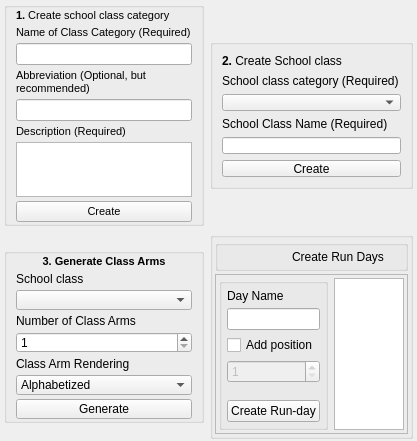
                    <widget class="QWidget" name="scrollAreaWidgetContents_5">
                     <property name="geometry">
                      <rect>
                       <x>0</x>
                       <y>0</y>
                       <width>402</width>
                       <height>440</height>
                      </rect>
                     </property>
                     <layout class="QGridLayout" name="gridLayout">
                      <property name="leftMargin">
                       <number>4</number>
                      </property>
                      <property name="topMargin">
                       <number>2</number>
                      </property>
                      <property name="rightMargin">
                       <number>4</number>
                      </property>
                      <property name="bottomMargin">
                       <number>2</number>
                      </property>
                      <property name="horizontalSpacing">
                       <number>6</number>
                      </property>
                      <item row="1" column="0">
                       <widget class="QGroupBox" name="groupBox_2">
                        <property name="minimumSize">
                         <size>
                          <width>0</width>
                          <height>100</height>
                         </size>
                        </property>
                        <property name="maximumSize">
                         <size>
                          <width>16777215</width>
                          <height>175</height>
                         </size>
                        </property>
                        <property name="title">
                         <string/>
                        </property>
                        <property name="alignment">
                         <set>Qt::AlignCenter</set>
                        </property>
                        <layout class="QVBoxLayout" name="verticalLayout_5">
                         <property name="spacing">
                          <number>4</number>
                         </property>
                         <property name="leftMargin">
                          <number>9</number>
                         </property>
                         <property name="topMargin">
                          <number>1</number>
                         </property>
                         <property name="bottomMargin">
                          <number>1</number>
                         </property>
                         <item>
                          <widget class="QLabel" name="label_3">
                           <property name="minimumSize">
                            <size>
                             <width>0</width>
                             <height>0</height>
                            </size>
                           </property>
                           <property name="maximumSize">
                            <size>
                             <width>16777215</width>
                             <height>16777215</height>
                            </size>
                           </property>
                           <property name="font">
                            <font>
                             <pointsize>8</pointsize>
                             <weight>75</weight>
                             <bold>true</bold>
                            </font>
                           </property>
                           <property name="text">
                            <string>&lt;span style=&quot;font-weight:bold;&quot;&gt;3.&lt;/span&gt; Generate Class Arms</string>
                           </property>
                           <property name="textFormat">
                            <enum>Qt::AutoText</enum>
                           </property>
                           <property name="alignment">
                            <set>Qt::AlignCenter</set>
                           </property>
                           <property name="wordWrap">
                            <bool>true</bool>
                           </property>
                          </widget>
                         </item>
                         <item>
                          <widget class="QLabel" name="label_2">
                           <property name="text">
                            <string>School class</string>
                           </property>
                          </widget>
                         </item>
                         <item>
                          <widget class="QComboBox" name="arms_class_combo"/>
                         </item>
                         <item>
                          <widget class="QLabel" name="label_4">
                           <property name="text">
                            <string>Number of Class Arms</string>
                           </property>
                          </widget>
                         </item>
                         <item>
                          <widget class="QSpinBox" name="arm_num_spinbox">
                           <property name="minimum">
                            <number>1</number>
                           </property>
                          </widget>
                         </item>
                         <item>
                          <widget class="QLabel" name="label_7">
                           <property name="text">
                            <string>Class Arm Rendering</string>
                           </property>
                          </widget>
                         </item>
                         <item>
                          <widget class="QComboBox" name="alphabetized_combo">
                           <item>
                            <property name="text">
                             <string>Alphabetized</string>
                            </property>
                           </item>
                           <item>
                            <property name="text">
                             <string>Numbered</string>
                            </property>
                           </item>
                          </widget>
                         </item>
                         <item>
                          <widget class="QPushButton" name="generate_arms_btn">
                           <property name="text">
                            <string>Generate</string>
                           </property>
                          </widget>
                         </item>
                        </layout>
                       </widget>
                      </item>
                      <item row="0" column="0">
                       <widget class="QGroupBox" name="groupBox_6">
                        <property name="minimumSize">
                         <size>
                          <width>200</width>
                          <height>0</height>
                         </size>
                        </property>
                        <property name="maximumSize">
                         <size>
                          <width>200</width>
                          <height>224</height>
                         </size>
                        </property>
                        <property name="font">
                         <font>
                          <pointsize>8</pointsize>
                         </font>
                        </property>
                        <property name="title">
                         <string/>
                        </property>
                        <property name="alignment">
                         <set>Qt::AlignCenter</set>
                        </property>
                        <layout class="QVBoxLayout" name="verticalLayout_3">
                         <property name="spacing">
                          <number>4</number>
                         </property>
                         <property name="topMargin">
                          <number>1</number>
                         </property>
                         <property name="bottomMargin">
                          <number>1</number>
                         </property>
                         <item>
                          <widget class="QLabel" name="label_73">
                           <property name="text">
                            <string>&lt;span style=&quot;font-weight:bold&quot;&gt;1.&lt;/span&gt; Create school class category</string>
                           </property>
                          </widget>
                         </item>
                         <item>
                          <widget class="QLabel" name="label_53">
                           <property name="text">
                            <string>Name of Class Category (Required)</string>
                           </property>
                          </widget>
                         </item>
                         <item>
                          <widget class="QLineEdit" name="class_cat_lineedit"/>
                         </item>
                         <item>
                          <widget class="QLabel" name="label_54">
                           <property name="text">
                            <string>Abbreviation (Optional, but recommended)</string>
                           </property>
                           <property name="wordWrap">
                            <bool>true</bool>
                           </property>
                          </widget>
                         </item>
                         <item>
                          <widget class="QLineEdit" name="class_cat_abbrev_lineedit"/>
                         </item>
                         <item>
                          <widget class="QLabel" name="label_55">
                           <property name="text">
                            <string>Description (Required)</string>
                           </property>
                          </widget>
                         </item>
                         <item>
                          <widget class="QTextEdit" name="class_cat_desc_textedit">
                           <property name="html">
                            <string>&lt;!DOCTYPE HTML PUBLIC &quot;-//W3C//DTD HTML 4.0//EN&quot; &quot;http://www.w3.org/TR/REC-html40/strict.dtd&quot;&gt;
&lt;html&gt;&lt;head&gt;&lt;meta name=&quot;qrichtext&quot; content=&quot;1&quot; /&gt;&lt;style type=&quot;text/css&quot;&gt;
p, li { white-space: pre-wrap; }
&lt;/style&gt;&lt;/head&gt;&lt;body style=&quot; font-family:'MS Shell Dlg 2'; font-size:8.25pt; font-weight:400; font-style:normal;&quot;&gt;
&lt;p style=&quot;-qt-paragraph-type:empty; margin-top:0px; margin-bottom:0px; margin-left:0px; margin-right:0px; -qt-block-indent:0; text-indent:0px; font-family:'MS Shell Dlg 2';&quot;&gt;&lt;br /&gt;&lt;/p&gt;&lt;/body&gt;&lt;/html&gt;</string>
                           </property>
                          </widget>
                         </item>
                         <item>
                          <spacer name="verticalSpacer_2">
                           <property name="orientation">
                            <enum>Qt::Vertical</enum>
                           </property>
                           <property name="sizeHint" stdset="0">
                            <size>
                             <width>20</width>
                             <height>40</height>
                            </size>
                           </property>
                          </spacer>
                         </item>
                         <item>
                          <widget class="QPushButton" name="class_cat_btn">
                           <property name="text">
                            <string>Create</string>
                           </property>
                          </widget>
                         </item>
                        </layout>
                       </widget>
                      </item>
                      <item row="0" column="2">
                       <widget class="QGroupBox" name="classArmGroupBox">
                        <property name="maximumSize">
                         <size>
                          <width>16777215</width>
                          <height>150</height>
                         </size>
                        </property>
                        <property name="title">
                         <string/>
                        </property>
                        <property name="alignment">
                         <set>Qt::AlignCenter</set>
                        </property>
                        <layout class="QVBoxLayout" name="verticalLayout_2">
                         <item>
                          <widget class="QLabel" name="label_64">
                           <property name="text">
                            <string>&lt;span style=&quot;font-weight:bold&quot;&gt;2.&lt;/span&gt; Create School class</string>
                           </property>
                          </widget>
                         </item>
                         <item>
                          <widget class="QLabel" name="label_14">
                           <property name="text">
                            <string>School class category (Required)</string>
                           </property>
                           <property name="wordWrap">
                            <bool>true</bool>
                           </property>
                          </widget>
                         </item>
                         <item>
                          <widget class="QComboBox" name="create_class_combo"/>
                         </item>
                         <item>
                          <widget class="QLabel" name="label_76">
                           <property name="toolTip">
                            <string>You can simply put in a number (integer), to keep things simple. If you so desire.</string>
                           </property>
                           <property name="text">
                            <string>School Class Name (Required)</string>
                           </property>
                          </widget>
                         </item>
                         <item>
                          <widget class="QLineEdit" name="class_name_lineedit"/>
                         </item>
                         <item>
                          <widget class="QPushButton" name="create_sch_class_btn">
                           <property name="text">
                            <string>Create</string>
                           </property>
                          </widget>
                         </item>
                        </layout>
                       </widget>
                      </item>
                      <item row="1" column="2">
                       <widget class="QGroupBox" name="groupBox_44">
                        <property name="title">
                         <string/>
                        </property>
                        <layout class="QVBoxLayout" name="verticalLayout_19">
                         <property name="spacing">
                          <number>3</number>
                         </property>
                         <property name="leftMargin">
                          <number>2</number>
                         </property>
                         <property name="topMargin">
                          <number>2</number>
                         </property>
                         <property name="rightMargin">
                          <number>2</number>
                         </property>
                         <property name="bottomMargin">
                          <number>2</number>
                         </property>
                         <item>
                          <widget class="QGroupBox" name="groupBox_48">
                           <property name="maximumSize">
                            <size>
                             <width>16777215</width>
                             <height>50</height>
                            </size>
                           </property>
                           <property name="title">
                            <string/>
                           </property>
                           <layout class="QHBoxLayout" name="horizontalLayout_14">
                            <property name="spacing">
                             <number>35</number>
                            </property>
                            <property name="leftMargin">
                             <number>4</number>
                            </property>
                            <property name="topMargin">
                             <number>0</number>
                            </property>
                            <property name="rightMargin">
                             <number>4</number>
                            </property>
                            <property name="bottomMargin">
                             <number>0</number>
                            </property>
                            <item>
                             <widget class="QLabel" name="label_82">
                              <property name="maximumSize">
                               <size>
                                <width>35</width>
                                <height>35</height>
                               </size>
                              </property>
                              <property name="text">
                               <string/>
                              </property>
                              <property name="pixmap">
                               <pixmap>../Icons-mine/Day_icon.png</pixmap>
                              </property>
                              <property name="scaledContents">
                               <bool>true</bool>
                              </property>
                             </widget>
                            </item>
                            <item>
                             <widget class="QLabel" name="label_81">
                              <property name="sizePolicy">
                               <sizepolicy hsizetype="Preferred" vsizetype="Preferred">
                                <horstretch>0</horstretch>
                                <verstretch>0</verstretch>
                               </sizepolicy>
                              </property>
                              <property name="text">
                               <string>Create Run Days</string>
                              </property>
                             </widget>
                            </item>
                           </layout>
                          </widget>
                         </item>
                         <item>
                          <widget class="QFrame" name="frame_5">
                           <property name="maximumSize">
                            <size>
                             <width>16777215</width>
                             <height>160</height>
                            </size>
                           </property>
                           <property name="frameShape">
                            <enum>QFrame::StyledPanel</enum>
                           </property>
                           <property name="frameShadow">
                            <enum>QFrame::Raised</enum>
                           </property>
                           <layout class="QHBoxLayout" name="horizontalLayout_9">
                            <property name="leftMargin">
                             <number>3</number>
                            </property>
                            <property name="topMargin">
                             <number>3</number>
                            </property>
                            <property name="rightMargin">
                             <number>3</number>
                            </property>
                            <property name="bottomMargin">
                             <number>3</number>
                            </property>
                            <item>
                             <widget class="QGroupBox" name="groupBox_3">
                              <property name="maximumSize">
                               <size>
                                <width>170</width>
                                <height>160</height>
                               </size>
                              </property>
                              <property name="title">
                               <string/>
                              </property>
                              <property name="alignment">
                               <set>Qt::AlignCenter</set>
                              </property>
                              <layout class="QVBoxLayout" name="verticalLayout_7">
                               <property name="spacing">
                                <number>5</number>
                               </property>
                               <property name="leftMargin">
                                <number>5</number>
                               </property>
                               <property name="topMargin">
                                <number>5</number>
                               </property>
                               <property name="rightMargin">
                                <number>5</number>
                               </property>
                               <property name="bottomMargin">
                                <number>5</number>
                               </property>
                               <item>
                                <widget class="QLabel" name="label_10">
                                 <property name="text">
                                  <string>Day Name</string>
                                 </property>
                                </widget>
                               </item>
                               <item>
                                <widget class="QLineEdit" name="day_name"/>
                               </item>
                               <item>
                                <widget class="QCheckBox" name="day_position_chbox">
                                 <property name="toolTip">
                                  <string>Optional. If checked, number you input should signify the position of the day with respect to the others.</string>
                                 </property>
                                 <property name="text">
                                  <string>Add position</string>
                                 </property>
                                </widget>
                               </item>
                               <item>
                                <widget class="QSpinBox" name="position_spinbox">
                                 <property name="enabled">
                                  <bool>false</bool>
                                 </property>
                                 <property name="minimum">
                                  <number>1</number>
                                 </property>
                                </widget>
                               </item>
                               <item>
                                <spacer name="verticalSpacer_6">
                                 <property name="orientation">
                                  <enum>Qt::Vertical</enum>
                                 </property>
                                 <property name="sizeType">
                                  <enum>QSizePolicy::Fixed</enum>
                                 </property>
                                 <property name="sizeHint" stdset="0">
                                  <size>
                                   <width>20</width>
                                   <height>12</height>
                                  </size>
                                 </property>
                                </spacer>
                               </item>
                               <item>
                                <widget class="QPushButton" name="create_day_btn">
                                 <property name="text">
                                  <string>Create Run-day</string>
                                 </property>
                                </widget>
                               </item>
                              </layout>
                             </widget>
                            </item>
                            <item>
                             <widget class="QListWidget" name="day_list"/>
                            </item>
                           </layout>
                          </widget>
                         </item>
                        </layout>
                       </widget>
                      </item>
                     </layout>
                    </widget>
